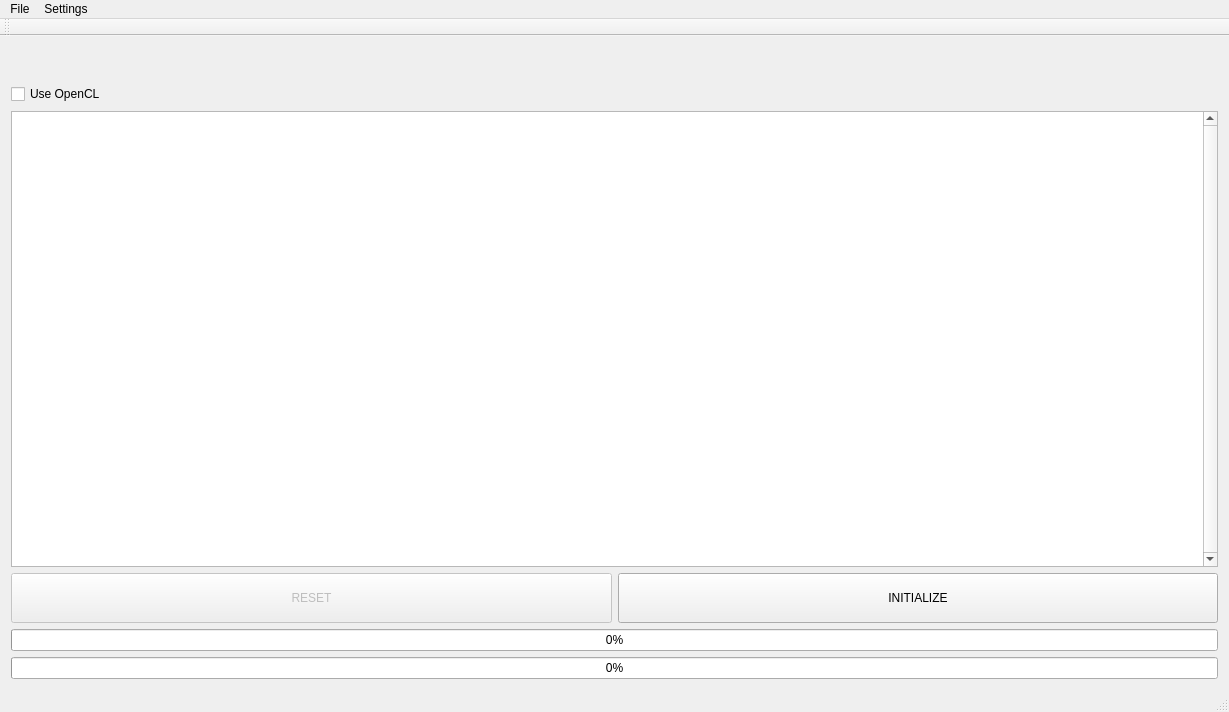
<?xml version="1.0" encoding="UTF-8"?>
<ui version="4.0">
 <class>MainWindow</class>
 <widget class="QMainWindow" name="MainWindow">
  <property name="enabled">
   <bool>true</bool>
  </property>
  <property name="geometry">
   <rect>
    <x>0</x>
    <y>0</y>
    <width>1229</width>
    <height>712</height>
   </rect>
  </property>
  <property name="windowTitle">
   <string>MainWindow</string>
  </property>
  <widget class="QWidget" name="centralWidget">
   <property name="sizePolicy">
    <sizepolicy hsizetype="Expanding" vsizetype="Expanding">
     <horstretch>0</horstretch>
     <verstretch>0</verstretch>
    </sizepolicy>
   </property>
   <property name="layoutDirection">
    <enum>Qt::LeftToRight</enum>
   </property>
   <layout class="QVBoxLayout" name="verticalLayout">
    <item>
     <widget class="QLabel" name="FileLabel">
      <property name="sizePolicy">
       <sizepolicy hsizetype="Preferred" vsizetype="Minimum">
        <horstretch>0</horstretch>
        <verstretch>0</verstretch>
       </sizepolicy>
      </property>
      <property name="maximumSize">
       <size>
        <width>16777215</width>
        <height>30</height>
       </size>
      </property>
      <property name="font">
       <font>
        <family>Arial</family>
        <pointsize>11</pointsize>
        <weight>75</weight>
        <bold>true</bold>
       </font>
      </property>
      <property name="text">
       <string/>
      </property>
     </widget>
    </item>
    <item>
     <layout class="QHBoxLayout" name="horizontalLayout">
      <item>
       <widget class="QCheckBox" name="openclbox">
        <property name="text">
         <string>Use OpenCL</string>
        </property>
       </widget>
      </item>
      <item>
       <widget class="QLabel" name="TimingLabel">
        <property name="sizePolicy">
         <sizepolicy hsizetype="Preferred" vsizetype="Fixed">
          <horstretch>0</horstretch>
          <verstretch>0</verstretch>
         </sizepolicy>
        </property>
        <property name="font">
         <font>
          <family>Arial</family>
          <pointsize>14</pointsize>
          <weight>75</weight>
          <bold>true</bold>
         </font>
        </property>
        <property name="text">
         <string/>
        </property>
       </widget>
      </item>
     </layout>
    </item>
    <item>
     <widget class="QPlainTextEdit" name="GUIConsole">
      <property name="sizePolicy">
       <sizepolicy hsizetype="Expanding" vsizetype="Ignored">
        <horstretch>0</horstretch>
        <verstretch>0</verstretch>
       </sizepolicy>
      </property>
      <property name="font">
       <font>
        <family>Arial Black</family>
        <pointsize>12</pointsize>
        <weight>75</weight>
        <bold>true</bold>
       </font>
      </property>
      <property name="locale">
       <locale language="English" country="UnitedStates"/>
      </property>
      <property name="verticalScrollBarPolicy">
       <enum>Qt::ScrollBarAlwaysOn</enum>
      </property>
      <property name="sizeAdjustPolicy">
       <enum>QAbstractScrollArea::AdjustIgnored</enum>
      </property>
      <property name="textInteractionFlags">
       <set>Qt::TextSelectableByKeyboard|Qt::TextSelectableByMouse</set>
      </property>
     </widget>
    </item>
    <item>
     <layout class="QHBoxLayout" name="horizontalLayout_2">
      <item>
       <widget class="QPushButton" name="ResetButton">
        <property name="enabled">
         <bool>false</bool>
        </property>
        <property name="minimumSize">
         <size>
          <width>0</width>
          <height>50</height>
         </size>
        </property>
        <property name="text">
         <string>RESET</string>
        </property>
       </widget>
      </item>
      <item>
       <widget class="QPushButton" name="StartButton">
        <property name="sizePolicy">
         <sizepolicy hsizetype="Minimum" vsizetype="Fixed">
          <horstretch>0</horstretch>
          <verstretch>0</verstretch>
         </sizepolicy>
        </property>
        <property name="minimumSize">
         <size>
          <width>0</width>
          <height>50</height>
         </size>
        </property>
        <property name="text">
         <string>INITIALIZE</string>
        </property>
       </widget>
      </item>
     </layout>
    </item>
    <item>
     <widget class="QProgressBar" name="progressBar">
      <property name="value">
       <number>0</number>
      </property>
     </widget>
    </item>
    <item>
     <widget class="QProgressBar" name="progressBar_2">
      <property name="value">
       <number>0</number>
      </property>
     </widget>
    </item>
   </layout>
  </widget>
  <widget class="QMenuBar" name="menuBar">
   <property name="geometry">
    <rect>
     <x>0</x>
     <y>0</y>
     <width>1229</width>
     <height>20</height>
    </rect>
   </property>
   <widget class="QMenu" name="menuSettings">
    <property name="title">
     <string>Settings</string>
    </property>
    <addaction name="actionAudio_Settings"/>
    <addaction name="actionFrame_Settings"/>
    <addaction name="actionHMM_Settings"/>
    <addaction name="actionOpenCL_Settings"/>
   </widget>
   <widget class="QMenu" name="menuFile">
    <property name="title">
     <string>File</string>
    </property>
    <addaction name="actionOpen"/>
    <addaction name="actionOpen_File"/>
   </widget>
   <addaction name="menuFile"/>
   <addaction name="menuSettings"/>
  </widget>
  <widget class="QToolBar" name="mainToolBar">
   <attribute name="toolBarArea">
    <enum>TopToolBarArea</enum>
   </attribute>
   <attribute name="toolBarBreak">
    <bool>false</bool>
   </attribute>
  </widget>
  <widget class="QStatusBar" name="statusBar"/>
  <action name="actionFrame_Settings">
   <property name="text">
    <string>Frame Settings</string>
   </property>
  </action>
  <action name="actionOpen">
   <property name="text">
    <string>Open</string>
   </property>
   <property name="shortcut">
    <string>Ctrl+O</string>
   </property>
  </action>
  <action name="actionHMM_Settings">
   <property name="text">
    <string>HMM Settings</string>
   </property>
  </action>
  <action name="actionAudio_Settings">
   <property name="text">
    <string>Audio Settings</string>
   </property>
  </action>
  <action name="actionOpenCL_Settings">
   <property name="text">
    <string>OpenCL Settings</string>
   </property>
  </action>
  <action name="actionOpen_File">
   <property name="text">
    <string>Open File</string>
   </property>
  </action>
  <action name="actionSave_Model">
   <property name="enabled">
    <bool>false</bool>
   </property>
   <property name="text">
    <string>Save Model</string>
   </property>
  </action>
 </widget>
 <layoutdefault spacing="6" margin="11"/>
 <resources/>
 <connections/>
</ui>
